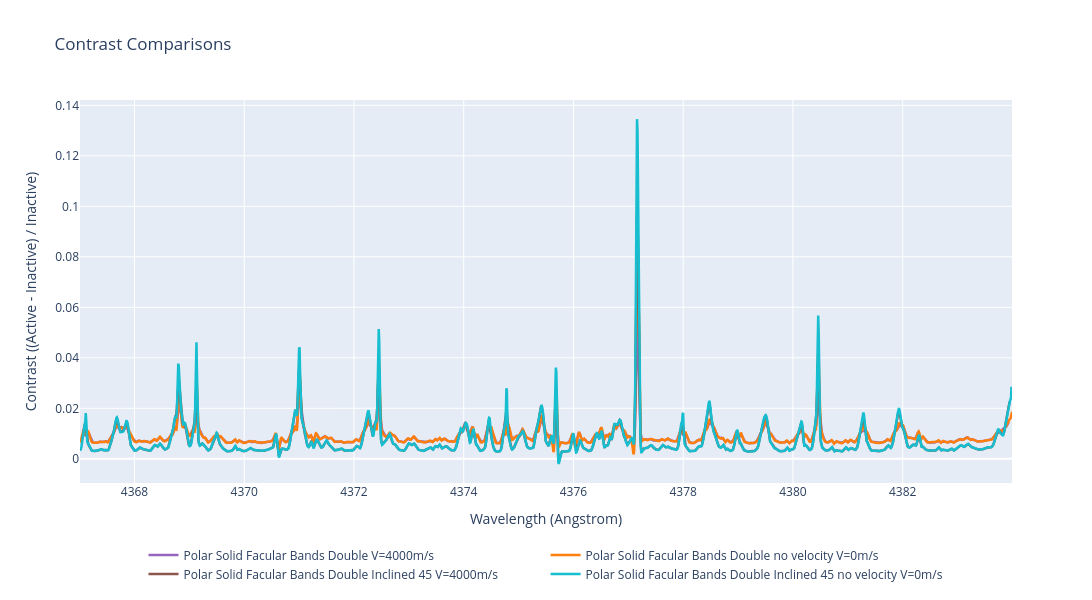

Source (notebook cell):
### Code cell
import os
import glob
import re
import numpy as np
import matplotlib.pyplot as plt
import plotly.graph_objects as go
from disk_utils import process_disk_directory, get_simulation_params

# Choose whether to explicitly define directories or search for them
use_explicit_dirs = True

# --- Option 1: Explicitly define active directories and custom labels ---
explicit_active_dirs = {
    #spots
    # './1_div2fac_4376.5109_4377.4913_fac_lat0_long45_r19_v4000/': 'Spot at blue limb',
    # './1_div2fac_4376.5109_4377.4913_fac_lat0_long0_r15_v4000/': 'Spot at center',
    # './1_div2fac_4376.5109_4377.4913_fac_lat0_long-45_r19_v4000/': 'Spot at red limb',

    #faculae
#     './1_200G_4366.9979_4383.9923_fac_lat0_long45_r19_v4000/': 'Faculae at blue limb',
#     './1_200G_4366.9979_4383.9923_fac_lat0_long0_r15_v4000/': 'Faculae at center',
#     './1_200G_4366.9979_4383.9923_fac_lat0_long-45_r19_v4000/': 'Faculae at red limb',

#     './1_200G_4366.9979_4383.9923_facrandom_n10_fill0.51_seed12345_v4000_i90': 'Random Faculae',
#    # './1_200G_4366.9979_4383.9923_facbands_-5to+5_discfill0.07_area_n59_got0.075_rot0_seed12345_v4000_i90': 'Equatorial Peppered Facular Band',
#     './1_200G_4366.9979_4384.0011_band_lat-3_3_v4000': 'Equatorial Solid Facular Band',
#     './1_200G_4366.9979_4384.0011_band_lat19_22.5_v4000': 'Limb Solid Facular Bands',
#     './1_200G_4366.9979_4384.0011_band_lat57_90_v4000': 'Polar Solid Facular Bands',
#     './1_200G_4366.9979_4384.0011_fac_lat0_long0_r16_v4000/': 'Faculae at center higher-res',

#     './1_200G_4366.9979_4384.0011_band_lat16_23.5_v4000/': 'Limb Solid Facular Bands Double',
    './1_200G_4366.9979_4384.0011_band_lat48_90_v4000/':   'Polar Solid Facular Bands Double',
#     './1_200G_4366.9979_4384.0011_fac_lat0_long0_r22.63_v4000/': 'Faculae at center Double',
    './1_200G_4366.9979_4384.0011_band_lat48_90_v0_i90/':   'Polar Solid Facular Bands Double no velocity',


    './1_200G_4366.9979_4384.0011_band_lat62_90_v4000_i45/':   'Polar Solid Facular Bands Double Inclined 45',
    './1_200G_4366.9979_4384.0011_band_lat62_90_v0_i45/':   'Polar Solid Facular Bands Double Inclined 45 no velocity',

    #bands
    # './1_4376.5109_4377.4913_band_lat-2.5_2.5_v4000/': 'Equatorial band with Faculae',
    # './1_4376.5109_4377.4913_band_lat45_90_v4000/': 'Polar band with Faculae',

    #faculae 100G
#     './1_100G_4376.5109_4377.4913_fac_lat0_long45_r19_v4000/': 'Faculae 100G at blue limb',
    # './1_100G_4376.5109_4377.4913_fac_lat0_long0_r15_v4000/': 'Faculae 100G at center',
#     './1_100G_4376.5109_4377.4913_fac_lat0_long-45_r19_v4000/': 'Faculae 100G at red limb',
#    # './1_100G_4376.5109_4377.4913_fac_lat45_long0_r19_v4000/': 'Faculae 100G at bottom limb s',
     #'./1_100G_4376.5109_4377.4913_fac_lat-45_long0_r19_v4000/': 'Faculae 100G at top limb',

    #activity comparison top limb
    # './1_100G_4376.5109_4377.4913_fac_lat-45_long0_r19_v4000/': 'Faculae 100G at top limb',
    # './1_4376.5109_4377.4913_fac_lat-45_long0_r19_v4000/': 'Faculae 200G at top limb',
    # './1_300G_4376.5109_4377.4913_fac_lat-45_long0_r19_v4000/': 'Faculae 300G at top limb',

    #activity comparison disk center
    # './1_100G_4376.5109_4377.4913_fac_lat0_long0_r15_v4000/': 'Faculae 100G at disk center',
    # './1_4376.5109_4377.4913_fac_lat0_long0_r15_v4000/': 'Faculae 200G at disk center',
    # './1_300G_4376.5109_4377.4913_fac_lat0_long0_r15_v4000/': 'Faculae 300G at disk center',

    #no rotation vs rotation facular band
    #  './1_4376.5109_4377.4913_band_lat-2.5_2.5_v4000/': 'Band at center',
    #  './1_4376.5109_4377.4913_band_lat-2.5_2.5_v0/': 'Band at center',

}

# --- Option 2: Define strings that MUST be present in the directory name ---
search_strings = []

if use_explicit_dirs:
    active_dirs_dict = explicit_active_dirs
else:
    found_dirs = sorted([
        d for d in glob.glob('./*/') 
        if '__pycache__' not in d 
        and 'wdrift' not in d
        and all(s in d for s in search_strings)
    ])
    active_dirs_dict = {d: extract_features(d) for d in found_dirs}

# Always compare against the clean (lat0 / long0 / r0) disk for the same run.
def quiet_counterpart(active):
    """Path of the clean disk matching an active run.

    Built from the run's prefix rather than by substituting lat/long/r in the
    name, so it also works for names like 'facrandom_n185_fill0.51_seed12345'
    which contain no lat/long/r fields at all. Raises if no clean disk exists,
    rather than silently falling back to comparing a run against itself.
    """
    name = active.strip('./').rstrip('/')

    # Everything before the feature descriptor identifies the run
    # (prefix + wavelength window).
    m = re.search(r'_(facbands|facrandom|fac|band)_', name)
    if m is None:
        raise ValueError(
            f"Cannot find a '_fac_'/'_facrandom_'/'_facbands_'/'_band_' field in {active!r}")
    prefix = name[:m.start()]

    v_match = re.search(r'_v(\d+)', name)
    if v_match is None:
        raise ValueError(f"No '_v<velocity>' field in {active!r}")
    base = f"{prefix}_fac_lat0_long0_r0_v{v_match.group(1)}"

    # i90 is the default and carries no suffix on the quiet runs, while other
    # inclinations have their own quiet disk, so try the suffixed name first.
    inc_match = re.search(r'_i(\d+)$', name)
    candidates = []
    if inc_match:
        candidates.append(f"./{base}_i{inc_match.group(1)}/")
    candidates.append(f"./{base}/")

    for candidate in candidates:
        if os.path.isdir(candidate):
            return candidate
    raise FileNotFoundError(
        f"No clean counterpart directory for {active!r}; tried: {candidates}")


comparisons = []
for active, custom_label in active_dirs_dict.items():
    inactive = quiet_counterpart(active)
    # Don't compare the clean disk against itself
    if active.strip('./').rstrip('/') != inactive.strip('./').rstrip('/'):
        comparisons.append((active, inactive, custom_label))

def extract_features(dir_path):
    folder = dir_path.strip('./')
    idx = folder.find('_fac_')
    if idx != -1:
    # Add 1 to index to drop the leading underscore, or simply do .lstrip('_')
        return folder[idx + 1:] 
    return folder[idx:] if idx != -1 else folder

# Fields worth showing, in print order. The header also carries the full fac_r /
# fac_long / fac_lat lists, which run to hundreds of entries for a peppered
# field, so those are collapsed to a count rather than printed.
PARAM_FIELDS = ['disk_fill_phase_0', 'res3d', 'res2d', 'mode', 'ld',
                'v_eq', 'inc', 'N', 'fac_band']


def parse_params(directory):
    """Header of a run's csv as a dict.

    Split on ', ' only where the next token is 'key=', because list-valued
    fields (fac_r=[1.2, 3.4, ...]) contain commas of their own.
    """
    header = get_simulation_params(directory)
    if header == "Unknown parameters":
        return {}
    parts = re.split(r',\s*(?=[A-Za-z_][A-Za-z0-9_]*=)', header)
    out = {}
    for part in parts:
        if '=' in part:
            k, v = part.split('=', 1)
            out[k.strip()] = v.strip()
    return out


def describe_run(directory):
    """One-line summary of a run's parameters, for the printout."""
    prm = parse_params(directory)
    if not prm:
        return "no wavelength_shifts_inp*.csv found -> parameters unknown"

    bits = []
    for key in PARAM_FIELDS:
        if key in prm:
            val = prm[key]
            if key == 'disk_fill_phase_0':
                # Disc filling factor at phase 0, as written by actress_run.
                bits.append(f"disc_fill={float(val):.4f}")
            else:
                bits.append(f"{key}={val}")

    # Facula count, from whichever list field is present.
    for key in ('fac_r', 'fac_long', 'fac_lat'):
        if key in prm:
            bits.append(f"n_fac={prm[key].count(',') + 1 if prm[key] != '[]' else 0}")
            break
    return ', '.join(bits)


if comparisons:
    fig = go.Figure()

    # Series whose label names a limb/centre keep their meaning-matched colour.
    # Anything else (bands, random fields, ...) takes the next unused colour
    # from this list instead of every such series sharing one fallback.
    fallback_colors = ['#9467bd',   # purple
                       '#ff7f0e',   # orange
                       '#8c564b',   # brown
                       '#17becf',   # cyan
                       '#e377c2',   # pink
                       '#bcbd22']   # olive
    fallback_i = 0

    for dir_active, dir_inactive, custom_label in comparisons:
        try:
            # Retrieve the binned spectrum data again for the two disks
            bin_centers_active, binned_intensity_active = process_disk_directory(dir_active, phase_idx=0)
            bin_centers_inactive, binned_intensity_inactive = process_disk_directory(dir_inactive, phase_idx=0)

            # Calculate contrast: (active - inactive) / inactive
            # Assuming both arrays share the exact same bin centers
            contrast = (binned_intensity_active - binned_intensity_inactive) / binned_intensity_inactive

            v_match = re.search(r'_v(\d+)', dir_active)
            velocity = v_match.group(1) if v_match else "unknown"

            label_active = extract_features(dir_active)
            label_inactive = extract_features(dir_inactive)

            print(f"{custom_label}")
            print(f"  active : {dir_active.strip('./').rstrip('/')}")
            print(f"           {describe_run(dir_active)}")
            print(f"  quiet  : {dir_inactive.strip('./').rstrip('/')}")
            print(f"           {describe_run(dir_inactive)}")
            print(f"  max |contrast| = {np.nanmax(np.abs(contrast)):.4e}")

            if 'blue limb' in custom_label:
                color = 'blue'
            elif 'red limb' in custom_label:
                color = 'red'
            elif 'center' in custom_label:
                color = 'green'
            else:
                color = fallback_colors[fallback_i % len(fallback_colors)]
                fallback_i += 1

            fig.add_scatter(x=bin_centers_active, y=contrast, mode='lines',
                            line=dict(width=2.5, color=color),
                            name=f'{custom_label} V={velocity}m/s')
                     
        except Exception as e:
            print(f"Error processing contrast for {dir_active} vs {dir_inactive}: {e}")

    # # Add a horizontal line at 0 for reference
    # plt.axhline(0, color='black', linestyle='--', linewidth=1)

    fig.update_layout(width=1100, height=600,
                      xaxis_title='Wavelength (Angstrom)',
                      yaxis_title='Contrast ((Active - Inactive) / Inactive)',
                      title='Contrast Comparisons',
                      hovermode='x unified',
                      legend=dict(orientation='h', yanchor='top', y=-0.15,
                                  xanchor='center', x=0.5))
    fig.show()
else:
    print("Please provide at least one active directory to calculate contrast.")

### Figure 1 — Plotly figure (JSON) as saved in the notebook; plotly's stock layout.template omitted (floating-point values rounded to 4 significant figures; data arrays with more than 128 entries replaced by an {"elided": "..."} marker saying what was removed)
{"data": [{"line": {"color": "#9467bd", "width": 2.5}, "mode": "lines", "name": "Polar Solid Facular Bands Double V=4000m/s", "type": "scatter", "x": {"elided": "1928 float values"}, "y": {"elided": "1928 float values"}}, {"line": {"color": "#ff7f0e", "width": 2.5}, "mode": "lines", "name": "Polar Solid Facular Bands Double no velocity V=0m/s", "type": "scatter", "x": {"elided": "1942 float values"}, "y": {"elided": "1942 float values"}}, {"line": {"color": "#8c564b", "width": 2.5}, "mode": "lines", "name": "Polar Solid Facular Bands Double Inclined 45 V=4000m/s", "type": "scatter", "x": {"elided": "1932 float values"}, "y": {"elided": "1932 float values"}}, {"line": {"color": "#17becf", "width": 2.5}, "mode": "lines", "name": "Polar Solid Facular Bands Double Inclined 45 no velocity V=0m/s", "type": "scatter", "x": {"elided": "1942 float values"}, "y": {"elided": "1942 float values"}}], "layout": {"height": 600, "hovermode": "x unified", "legend": {"orientation": "h", "x": 0.5, "xanchor": "center", "y": -0.15, "yanchor": "top"}, "title": {"text": "Contrast Comparisons"}, "width": 1100, "xaxis": {"title": {"text": "Wavelength (Angstrom)"}}, "yaxis": {"title": {"text": "Contrast ((Active - Inactive) / Inactive)"}}}}
